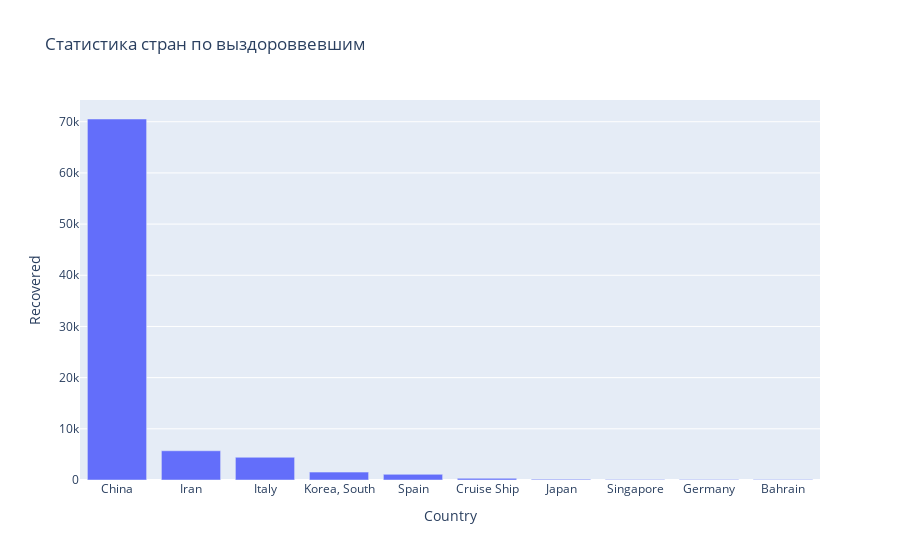

The notebook cell this image was saved under:
### Markdown cell above
![countries confirmed](img/img_3.png)

### Code cell
most_affected=data.groupby(['Country'],as_index=False)['Recovered'].last().sort_values(by="Recovered",ascending=False)[:10]
fig=px.bar(most_affected,x="Country",y="Recovered",title="Статистика стран по выздоровевшим")
fig.show()

### Figure 1 — Plotly figure (JSON) as saved in the notebook; plotly's stock layout.template omitted (floating-point values rounded to 4 significant figures)
{"data": [{"alignmentgroup": "True", "hovertemplate": "Country=%{x}<br>Recovered=%{y}<extra></extra>", "legendgroup": "", "marker": {"color": "#636efa", "pattern": {"shape": ""}}, "name": "", "offsetgroup": "", "orientation": "v", "showlegend": false, "textposition": "auto", "x": ["China", "Iran", "Italy", "Korea, South", "Spain", "Cruise Ship", "Japan", "Singapore", "Germany", "Bahrain"], "xaxis": "x", "y": [70535, 5710, 4440, 1540, 1107, 325, 150, 114, 113, 100], "yaxis": "y", "type": "bar"}], "layout": {"xaxis": {"anchor": "y", "domain": [0.0, 1.0], "title": {"text": "Country"}}, "yaxis": {"anchor": "x", "domain": [0.0, 1.0], "title": {"text": "Recovered"}}, "legend": {"tracegroupgap": 0}, "title": {"text": "Статистика стран по выздороввевшим"}, "barmode": "relative"}}
